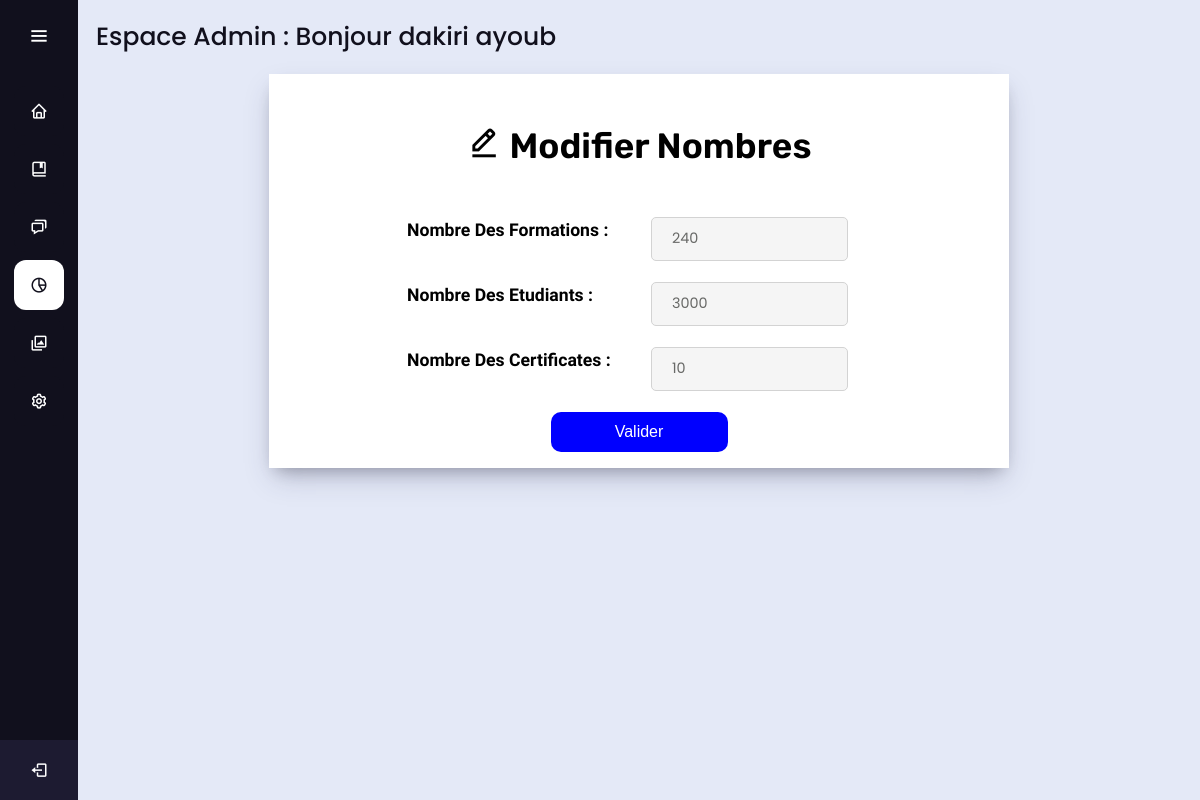
The page /Admin/modifierNombres.php (signed in) on the database its author committed.
### tables this page shows
CREATE TABLE IF NOT EXISTS `compte` (
  `Id` int(11) NOT NULL AUTO_INCREMENT,
  `Nom` varchar(50) NOT NULL,
  `Prenom` varchar(50) NOT NULL,
  `Email` varchar(50) NOT NULL,
  `UserName` varchar(50) NOT NULL,
  `Password` varchar(50) NOT NULL,
  `Role` varchar(50) NOT NULL DEFAULT 'Admin',
  `code` int(11) NOT NULL,
  PRIMARY KEY (`Id`)
);

CREATE TABLE IF NOT EXISTS `informations` (
  `Id` int(11) NOT NULL,
  `Formations` int(11) NOT NULL,
  `Etudiants` int(11) NOT NULL,
  `Certificates` int(11) NOT NULL,
  PRIMARY KEY (`Id`)
);

### Admin/modifierNombres.php (the view, shortened to what this page needs)
<?php
                include('../db/db.php');
                $pdo_statement = $pdo_conn->prepare("select * from compte where Id = ? ");
                $pdo_statement -> bindParam(1,$_SESSION['Id']);
                $pdo_statement->execute();
                $resultPrf = $pdo_statement->fetch();
                $pdo_statement = $pdo_conn->prepare("select * from informations where Id = 1 limit 1");
                $pdo_statement->execute();
                $result = $pdo_statement->fetch();
?>
<!DOCTYPE html>
<html lang="en" dir="ltr">
  <head>
    <link rel="stylesheet" href="./assets/style.css">
    <link href='https://unpkg.com/boxicons@2.0.7/css/boxicons.min.css' rel='stylesheet'>
   <link href="https://cdn.jsdelivr.net/npm/bootstrap@5.0.2/dist/css/bootstrap.min.css" rel="stylesheet"
>
<link rel="stylesheet" href="../toast/beautyToast.css">
   </head>
<body>
 <div class="sidebar">
  <div class="logo-details">
    <i class='bx bx-menu' id="btn"></i>
  </div>
  <ul class="nav-list">
    <li >
      <a href="acceuil.php">
        <i class='bx bx-home'></i>
      </a>
    </li>
    <li>
      <a href="inscription.php">
        <i class='bx bx-book-bookmark'></i>
      </a>
    </li>
    <li>
      <a href="formation.php">
        <i class='bx bx-chat'></i>
      </a>
    </li>
    <li class="NavSelect">
      <a href="modifierNombres.php">
        <i class='bx bx-pie-chart-alt-2'></i>
      </a>
    </li>
    <li>
      <a href="gererimages.php">
        <i class='bx bx-images'></i>
      </a>
    </li>
    <li>
      <a href="modifierProfile.php">
        <i class='bx bx-cog'></i>
      </a>
    </li>
    <li class="profile">
                <div class="profile-details">
                    <div class="name_job">
                        <div class="name"><?php echo  $resultPrf['Nom'].' '.$resultPrf['Prenom'];  ?></div>
                        <div class="job"><?php echo $_SESSION["Role"] ?></div>
                    </div>
                </div>
                <a href="seDeconnecter.php">
                <i class='bx bx-log-out' id="log_out"></i>
                </a>
            </li>
  </ul>
</div>
    <section class="home-section">
    <div class="text">Espace <?php echo $_SESSION["Role"]." : Bonjour ". $resultPrf['Nom'].' '.$resultPrf['Prenom']; ?> </div>
        <div class="row">
          <div class="col-md-2"></div>
          <div class="col-md-8 chit-chat-layer1-rit">
              <div class="geo-chart">
                <section id="charts1">
                      <div>
                        <div class="signup-head">
                          <h1 class="h1"><i class='bx bx-edit-alt'></i> Modifier Nombres</h1>
                        </div>
                        <div class="signup-block">
                          <form method="POST" action="" class="div">
                            <div class="row">
                              <div class="col-md-2"></div>
                              <div class="col-md-4"><label>Nombre Des Formations :</label></div>
                              <div class="col-md-5"><input type="text" name="Formations" value="<?php echo $result['Formations'] ?>" required=""><br/></div>
                              <div class="col-md-1"></div>
                            </div>
                            <div class="row">
                              <div class="col-md-2"></div>
                              <div class="col-md-4"><label>Nombre Des Etudiants :</label></div>
                              <div class="col-md-5"><input type="text" name="Etudiants" value="<?php echo $result['Etudiants'] ?>" required=""><br/></div>
                              <div class="col-md-1"></div>
                            </div>
                            <div class="row">
                              <div class="col-md-2"></div>
                              <div class="col-md-4"><label>Nombre Des Certificates :</label></div>
                              <div class="col-md-5"><input type="text" name="Certificates" value="<?php echo $result['Certificates'] ?>"required=""><br/></div>
                              <div class="col-md-1"></div>
                            </div>
                            <input type="submit" name="ModifierInfo" value="Valider">
                          </form>
                        </div>
                      </div>
                </section>
              </div>
          </div>
          <div class="col-md-2"></div>
        </div>
    </section>
</body>
</html>

### Admin/assets/style.css (style rules this page uses)
* { margin: 0; padding: 0; box-sizing: border-box; font-family: "Poppins" , sans-serif; }
.sidebar { position: fixed; left: 0; top: 0; height: 100%; width: 78px; background: #11101D; padding: 6px 14px; z-index: 99; transition: all 0.5s ease; }
.sidebar .logo-details { height: 60px; display: flex; align-items: center; position: relative; }
.sidebar .logo-details #btn { position: absolute; top: 50%; right: 0; transform: translateY(-50%); font-size: 22px; transition: all 0.4s ease; font-size: 23px; text-align: center; cursor: pointer; transition: all 0.5s ease; }
.sidebar i { color: #fff; height: 60px; min-width: 50px; font-size: 28px; text-align: center; line-height: 60px; }
.sidebar .nav-list { margin-top: 20px; height: 100%; padding-left: 0px !important; }
.sidebar li { position: relative; margin: 8px 0; list-style: none; }
.sidebar li a { display: flex; height: 100%; width: 100%; border-radius: 12px; align-items: center; text-decoration: none; transition: all 0.4s ease; background: #11101D; }
.sidebar li i { height: 50px; line-height: 50px; font-size: 18px; border-radius: 12px; }
.sidebar li.profile { position: fixed; height: 60px; width: 78px; left: 0; bottom: -8px; padding: 10px 14px; background: #1d1b31; transition: all 0.5s ease; overflow: hidden; }
.sidebar li .profile-details { display: flex; align-items: center; flex-wrap: nowrap; }
.sidebar li.profile .name, .sidebar li.profile .job { font-size: 15px; font-weight: 400; color: #fff; white-space: nowrap; }
.sidebar li.profile .job { font-size: 12px; }
.sidebar .profile #log_out { position: absolute; top: 50%; right: 0; transform: translateY(-50%); background: #1d1b31; width: 100%; height: 60px; line-height: 60px; border-radius: 0px; transition: all 0.5s ease; }
.home-section { position: relative; background: #E4E9F7; min-height: 100vh; top: 0; left: 78px; width: calc(100% - 78px); transition: all 0.5s ease; z-index: 2; overflow-x: hidden; }
.home-section .text { display: inline-block; color: #11101d; font-size: 25px; font-weight: 500; margin: 18px }
.sidebar .NavSelect a .links_name, .sidebar .NavSelect a i { transition: all 0.5s ease; color: #11101D; }
.sidebar .NavSelect a { background: #FFF; }
.chit-chat-layer1-rit { padding:0em 0em 0em 0.5em; }
.geo-chart { box-shadow: rgba(50, 50, 93, 0.25) 0px 13px 27px -5px, rgba(0, 0, 0, 0.3) 0px 8px 16px -8px; padding: 1em 1em; background: #fff; }
section#charts1 { padding: 0px; }
.signup-head h1 { font-size:2.3em; color: black; padding: 1em 0em 0em 0em; text-align: center; font-family: 'Rubik'; margin-bottom: 20px; font-weight: 600; }
.signup-block input[type="text"], .signup-block input[type="password"] , .signup-block input[type="email"] { font-size: 0.9em; padding: 10px 20px; width: 80%; color:#686967; outline: none; border: 1px solid #D3D3D3; border-radius: 5px; -ms-border-radius: 5px; -moz-border-radius: 5px; -o-border-radius: 5px; background:#F5F5F5; margin: 0em 5em 1.5em; }
.signup-block input[type="submit"] { border: none; outline: none; cursor: pointer; color: #fff; background: blue; width: 25%; margin: 0 auto; border-radius: 10px 10px; padding: 0.5em 1em; font-size: 1em; display: block; font-family: 'Carrois Gothic', sans-serif; }
.signup-head h1 i { margin-bottom: -6px; }
.signup-head .h1 { margin-bottom: 50px; font-size:2.2em; }
.signup-block label { font-size:1.1em; color: black; text-align: center; font-family: 'Headland One'; font-weight: 600; }
.signup-block .div input[type="text"] { font-size: 0.9em; padding: 10px 20px; width: 70%; color:#686967; outline: none; border: 1px solid #D3D3D3; border-radius: 5px; -ms-border-radius: 5px; -moz-border-radius: 5px; -o-border-radius: 5px; background:#F5F5F5; margin-left: 0px; }

### toast/beautyToast.css (style rules this page uses)
:root { --beautyToast-font: 'Quicksand', sans-serif; --beautyToast-regular: 400; --beautyToast-bold: 700; --beautyToast-body: 14px; --beautyToast-title: 16px; --beautyToast-image: 31px; --beautyToast-success-color: #68D84C; --beautyToast-error-color: #D84C4C; --beautyToast-info-color: #4CA5D8; --beautyToast-warning-color: #D8D24C; --beautyToast-bg-color: #FDFDFD; --beautyToast-text-color: #4E4E4E; --beautyToast-progress-color: #D3D6D2; --beautyToast-close-color: #121212; }
* { margin: 0; padding: 0; }

### rows shown on the page
compte: Nom "dakiri", Prenom "ayoub"
informations: Formations "240", Etudiants "3000", Certificates "10"

### other values the page prints
$_SESSION["Role"] "Admin"
